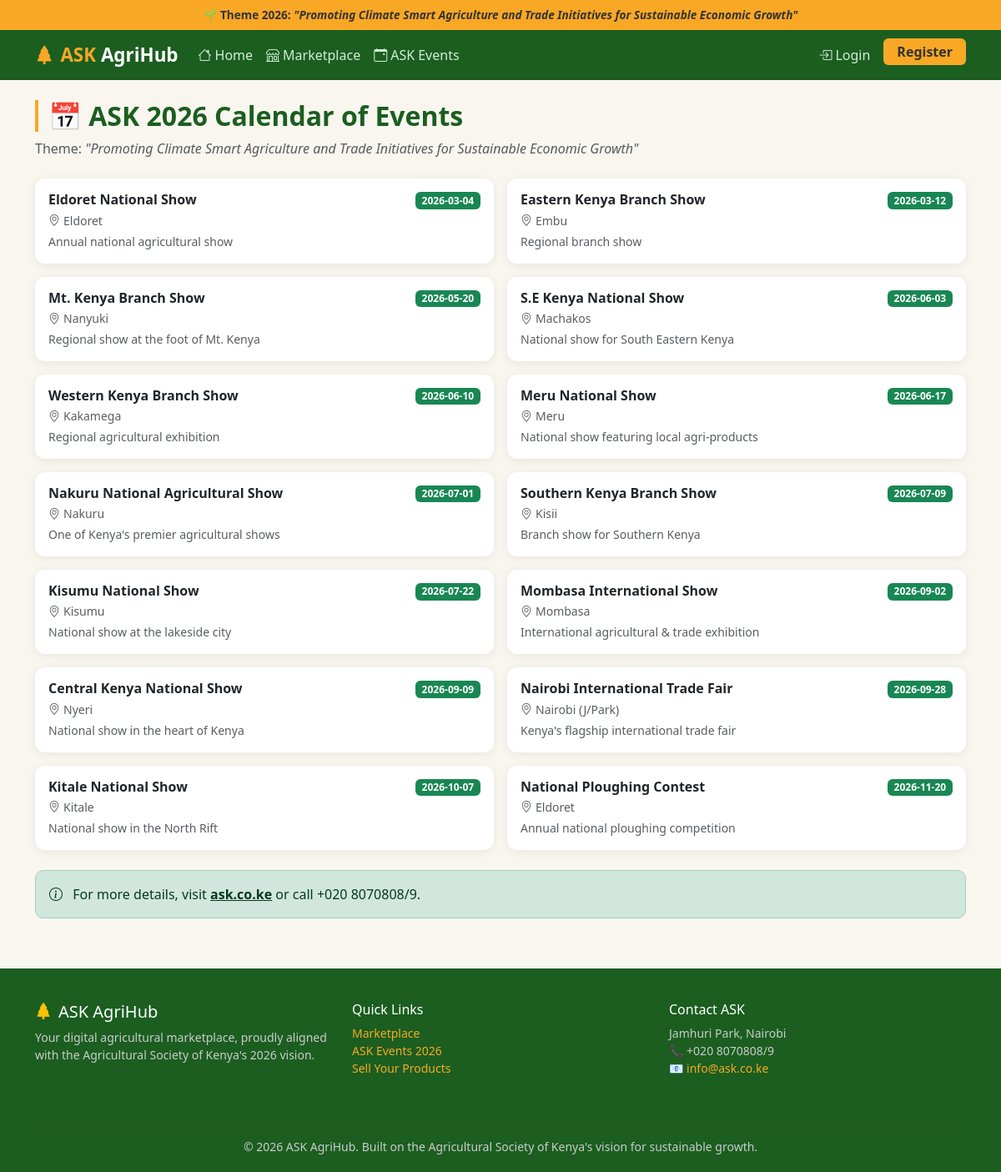
The app's page /events with its own data.
### tables this page shows
CREATE TABLE events (
            id INTEGER PRIMARY KEY AUTOINCREMENT,
            name TEXT NOT NULL,
            event_date TEXT NOT NULL,
            venue TEXT NOT NULL,
            description TEXT
        );

### app.py (the view)
@app.route('/events')
def events():
    db = get_db()
    events = db.execute('SELECT * FROM events ORDER BY event_date ASC').fetchall()
    return render_template('events.html', events=events)

### app.py (called while the page is built)
@app.before_request
def setup():
    init_db()

### database.py (called while the page is built)
def get_db():
    if 'db' not in g:
        os.makedirs('instance', exist_ok=True)
        g.db = sqlite3.connect(DATABASE)
        g.db.row_factory = sqlite3.Row
    return g.db

### templates/events.html (shortened to what this page needs)
{% extends 'base.html' %}
{% block content %}
<div class="container my-4">
    <h2 class="section-title mb-2">📅 ASK 2026 Calendar of Events</h2>
    <p class="text-muted mb-4">Theme: <em>"Promoting Climate Smart Agriculture and Trade Initiatives for Sustainable Economic Growth"</em></p>
    <div class="row g-3">
        {% for event in events %}
        <div class="col-md-6">
            <div class="card p-3 h-100">
                <div class="d-flex justify-content-between align-items-start">
                    <div>
                        <h6 class="fw-bold mb-1">{{ event.name }}</h6>
                        <p class="small text-muted mb-1"><i class="bi bi-geo-alt me-1"></i>{{ event.venue }}</p>
                        {% if event.description %}
                        <p class="small text-muted mb-0">{{ event.description }}</p>
                        {% endif %}
                    </div>
                    <span class="badge bg-success ms-3 text-nowrap">{{ event.event_date }}</span>
                </div>
            </div>
        </div>
        {% endfor %}
    </div>
    <div class="alert alert-success mt-4">
        <i class="bi bi-info-circle me-2"></i>
        For more details, visit <a href="https://ask.co.ke" target="_blank" class="alert-link">ask.co.ke</a> or call +020 8070808/9.
    </div>
</div>
{% endblock %}

### templates/base.html (style rules this page uses)
:root { --green-dark: #1B5E20; --green-mid: #2E7D32; --green-light: #4CAF50; --gold: #F9A825; --brown: #5D4037; --cream: #F9F6EF; }
body { background: var(--cream); font-family: 'Segoe UI', sans-serif; }
.card { border: none; border-radius: 12px; box-shadow: 0 2px 12px rgba(0,0,0,0.07); transition: transform 0.2s; }
.section-title { color: var(--green-dark); font-weight: 700; border-left: 4px solid var(--gold); padding-left: 12px; }
.alert { border-radius: 10px; }

### records on screen
events: name "Eldoret National Show", venue "Eldoret", description "Annual national agricultural show", event_date "2026-03-04"
events: name "Eastern Kenya Branch Show", venue "Embu", description "Regional branch show", event_date "2026-03-12"
events: name "Mt. Kenya Branch Show", venue "Nanyuki", description "Regional show at the foot of Mt. Kenya", event_date "2026-05-20"
events: name "S.E Kenya National Show", venue "Machakos", description "National show for South Eastern Kenya", event_date "2026-06-03"
events: name "Western Kenya Branch Show", venue "Kakamega", description "Regional agricultural exhibition", event_date "2026-06-10"
events: name "Meru National Show", venue "Meru", description "National show featuring local agri-products", event_date "2026-06-17"
events: name "Nakuru National Agricultural Show", venue "Nakuru", description "One of Kenya's premier agricultural shows", event_date "2026-07-01"
events: name "Southern Kenya Branch Show", venue "Kisii", description "Branch show for Southern Kenya", event_date "2026-07-09"
events: name "Kisumu National Show", venue "Kisumu", description "National show at the lakeside city", event_date "2026-07-22"
events: name "Mombasa International Show", venue "Mombasa", description "International agricultural & trade exhibition", event_date "2026-09-02"
events: name "Central Kenya National Show", venue "Nyeri", description "National show in the heart of Kenya", event_date "2026-09-09"
events: name "Nairobi International Trade Fair", venue "Nairobi (J/Park)", description "Kenya's flagship international trade fair", event_date "2026-09-28"
events: name "Kitale National Show", venue "Kitale", description "National show in the North Rift", event_date "2026-10-07"
events: name "National Ploughing Contest", venue "Eldoret", description "Annual national ploughing competition", event_date "2026-11-20"
